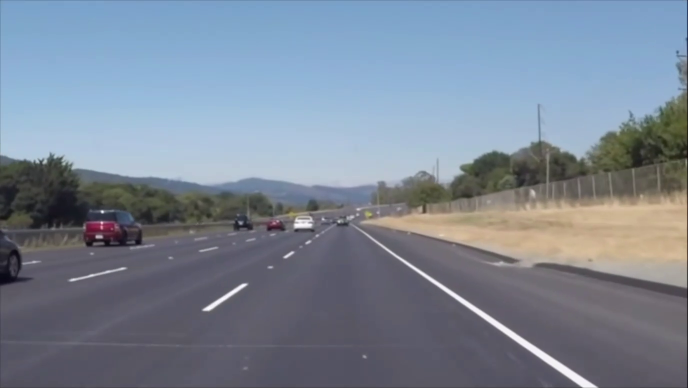
#> input picture frame 18 of Inputs/Roadline.mp4, 1376 x 776 px (shown at 1/2 size)
$ python 'Roadline detection with steering advice.py'
#> lines starting #> are read from the running program, lines starting #| are printed output that depends on the picture; after the words box and inside, x2 and y2 are one past the last pixel; in counts of white or black regions, pixels touching at a corner belong together
#> further down, frame is the input picture: shape (776, 1376, 3); mean B, G, R 149.1, 134, 123
import cv2 as cv
import numpy as np

# This function to get the Region of interests for every frame
def ROI(img, vertices):

    mask = np.zeros_like(img)
    cv.fillPoly(mask, vertices, True, 100)
    maskedImg = cv.bitwise_and(img, mask)

    return maskedImg

# This function to draw detected line and get steering advice
def Draw_line(img, lines):

    img = np.copy(img)
    blank = np.zeros((img.shape[0], img.shape[1], 3), dtype=np.uint8)
    for line in lines:
        for x, y, w, h in line:
            cv.line(blank, (x, y), (w, h), (0, 0, 255), 10)

            # Here to get start and end points in lanes to make a steering advice
            top_right = int(lines[0][0][0])
            top_left = int(lines[0][0][1])
            bot = int(lines[0][0][3])
            mid = int((top_right + top_left) / 2)
            cv.line(blank, (mid, top_left), (mid, bot), (0, 255, 0), 2)
            right = np.abs(mid - top_right)
            left = np.abs(mid - top_left)
            if (right and left) < 160: # 160 is a Random variable
                continue
            elif right > left and right > 160:
                cv.line(blank, (mid, top_left), (top_left, top_left), (255,255,255), 4)
                cv.putText(blank, "Turn Left",  (mid - 30, top_left - 30), cv.FONT_HERSHEY_COMPLEX, 1.1, (0,255,0), 3)
            else:
                cv.line(blank, (mid, top_left), (top_right, top_left), (255, 255, 255), 4)
                cv.putText(blank, "Turn Right", (mid - 30, top_left - 30), cv.FONT_HERSHEY_COMPLEX, 1.1, (0, 255, 0), 3)

    # Here to add blank img to the original img
    img = cv.addWeighted(img, 0.8, blank, 1, 0)

    return img

# This function to preprocess every frame in video
def Img_process(frame):

    height = frame.shape[0]
#> height = 776
    width = frame.shape[1]
#> width = 1376
    vertices = [
        (0 , height),
        (900, 500), # These are the best height and width variables after many attempts in this video
        (width, height)
    ]
#> vertices = [(0, 776), (900, 500), (1376, 776)]
    gray = cv.cvtColor(frame, cv.COLOR_BGR2GRAY)
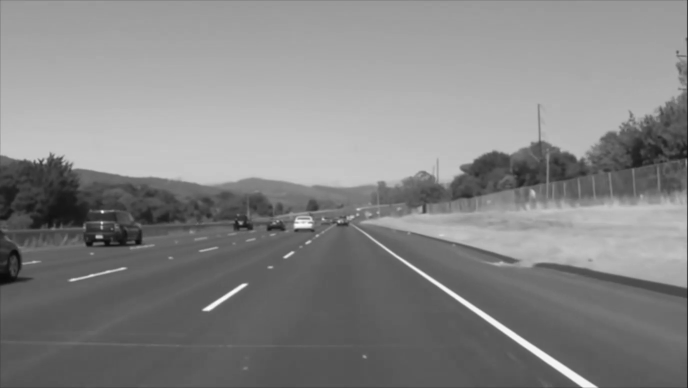
#> gray: shape (776, 1376) (shown at 1/2 size); min 0, max 254, mean 132.4
    blur = cv.GaussianBlur(gray, (7,7), 2)
    canny = cv.Canny(blur, 100, 200)
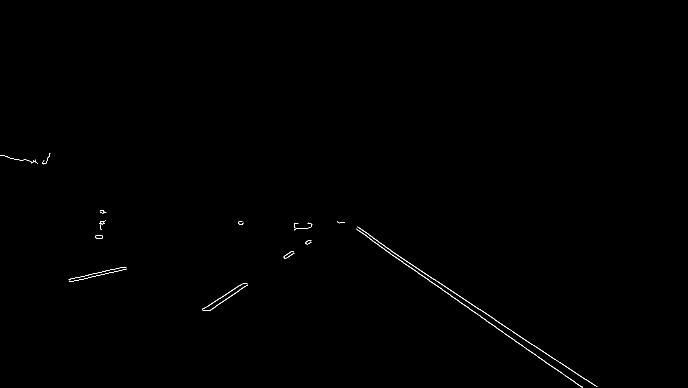
#> canny: shape (776, 1376) (shown at 1/2 size); 0.24% white in thin lines or dots, all inside (x1, y1, x2, y2) = (0, 306, 1195, 776)
    dilate = cv.dilate(canny, np.ones((7,7)))
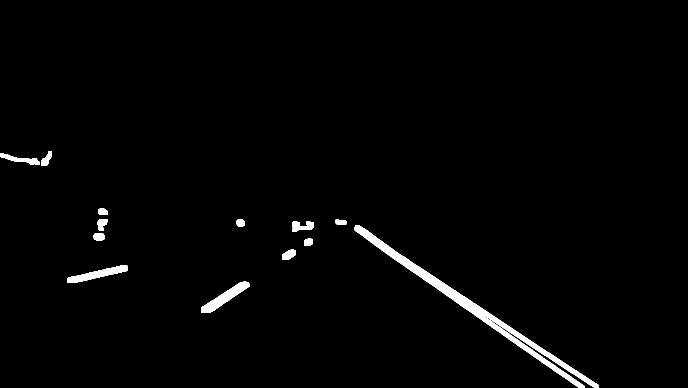
#> dilate: shape (776, 1376) (shown at 1/2 size); 1.6% white; 13 white regions, largest, box (x1, y1, x2, y2) and area: (709, 450, 1198, 776) 10177, (402, 563, 499, 625) 1886, (134, 531, 256, 566) 1643
    cropped = ROI(dilate, np.array([vertices], np.int32))
#> in ROI, `cv.fillPoly(mask, vertices, True, 100)`:
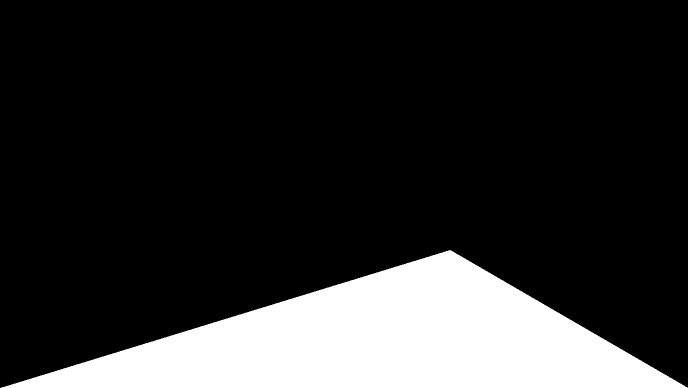
#> mask: shape (776, 1376) (shown at 1/2 size); values 0 (black) and 1 (white), 17.8% white; 1 white region, box (x1, y1, x2, y2) and area: (2, 500, 1376, 776) 189857
#> in ROI, `maskedImg = cv.bitwise_and(img, mask)`:
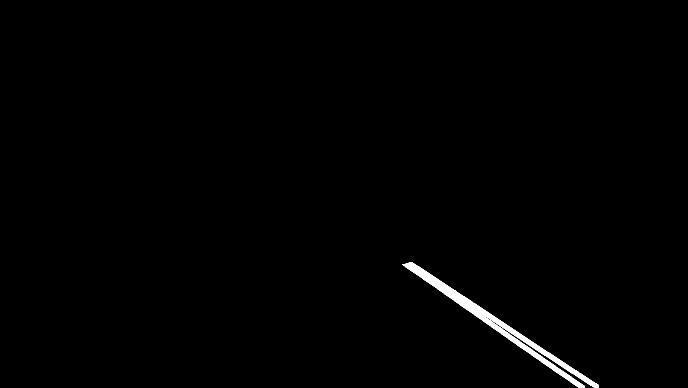
#> maskedImg: shape (776, 1376) (shown at 1/2 size); values 0 (black) and 1 (white), 0.78% white; 1 white region, box (x1, y1, x2, y2) and area: (804, 524, 1198, 776) 8281
    lines = cv.HoughLinesP(
        cropped,
        rho= 1,
        theta= np.pi/180,
        threshold= 15,
        lines=np.array([]),
        minLineLength=30,
        maxLineGap=40
    )
#> lines = 28 rows, first 6: [806, 529, 1168, 773], [809, 528, 1110, 731], [822, 524, 1194, 775], [846, 558, 1167, 775], [820, 525, 1191, 775], [808, 528, 1167, 770]
    draw = Draw_line(frame, lines)
#> the loop in Draw_line, `for line in lines:` made 28 passes
#> line on passes 1 to 12: [[806, 529, 1168, 773]], [[809, 528, 1110, 731]], [[822, 524, 1194, 775]], [[846, 558, 1167, 775]], [[820, 525, 1191, 775]], [[808, 528, 1167, 770]], [[889, 588, 1166, 775]], [[817, 525, 1187, 774]], [[862, 549, 1197, 774]], [[815, 526, 1105, 721]], [[804, 529, 1168, 774]], [[811, 528, 1048, 688]]
#> in Draw_line, `img = cv.addWeighted(img, 0.8, blank, 1, 0)`:
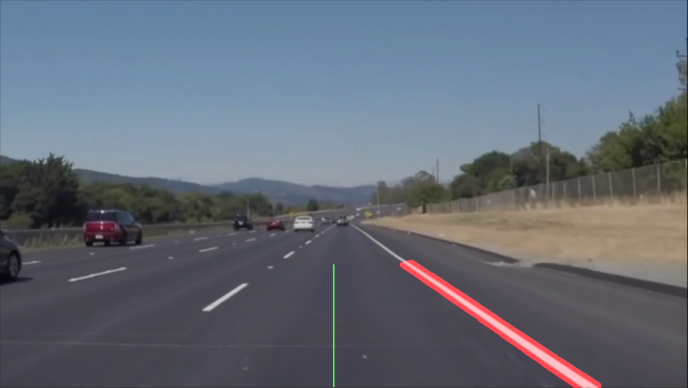
#> img: shape (776, 1376, 3) (shown at 1/2 size); mean B, G, R 119.3, 107.3, 100.2
    return draw

cap = cv.VideoCapture("Roadline.mp4")

while True:

    _, frame = cap.read()
    frame = Img_process(frame)
    frame = cv.resize(frame, (640,400))
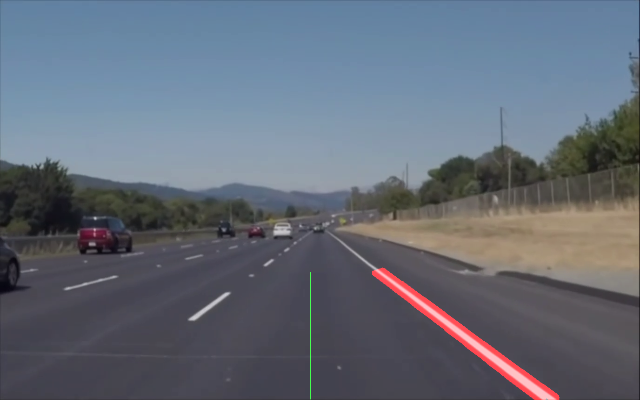
#> frame: shape (400, 640, 3); mean B, G, R 119.2, 107.3, 100.1
    cv.imshow("Frame", frame)
    if cv.waitKey(50) & 0xff == ord("q"):
#> (key q is pressed here)
        break

cap.release()
cv.destroyAllWindows()

$ run again, starting later in the video
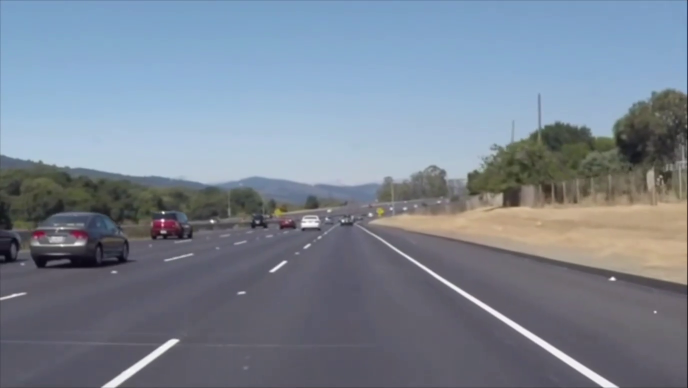
#> input picture frame 82 of Inputs/Roadline.mp4, 1376 x 776 px (shown at 1/2 size)
#> frame is the input picture: shape (776, 1376, 3); mean B, G, R 146.4, 132.4, 121.8
#> in Img_process, `canny = cv.Canny(blur, 100, 200)`:
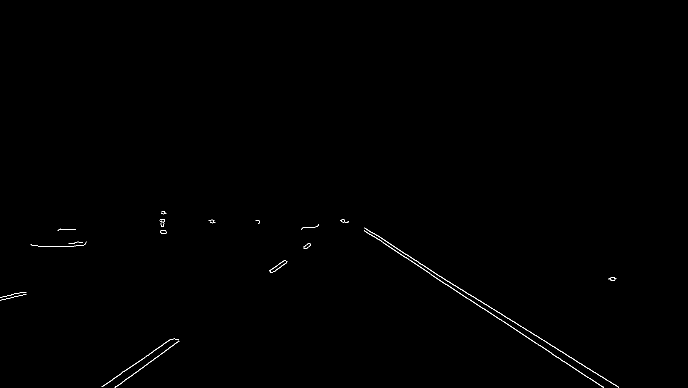
#> canny: shape (776, 1376) (shown at 1/2 size); 0.26% white in thin lines or dots, all inside (x1, y1, x2, y2) = (0, 422, 1237, 776)
#> dilate: shape (776, 1376); 1.8% white; 14 white regions, largest, box (x1, y1, x2, y2) and area: (725, 452, 1240, 776) 10487, (200, 674, 362, 776) 3335, (58, 480, 176, 497) 1140
#> mask: shape (776, 1376); values 0 (black) and 1 (white), 17.8% white; 1 white region, box (x1, y1, x2, y2) and area: (2, 500, 1376, 776) 189857
#> maskedImg: shape (776, 1376); values 0 (black) and 1 (white), 1.1% white; 2 white regions, box (x1, y1, x2, y2) and area: (819, 519, 1240, 776) 8661, (200, 674, 362, 776) 3335
#> lines = 53 rows, first 6: [827, 522, 1210, 771], [821, 524, 1208, 775], [836, 520, 1239, 772], [826, 523, 1210, 772], [831, 521, 1239, 775], [831, 522, 1237, 775]
#> the loop in Draw_line, `for line in lines:` made 53 passes
#> `frame = cv.resize(frame, (640,400))`:
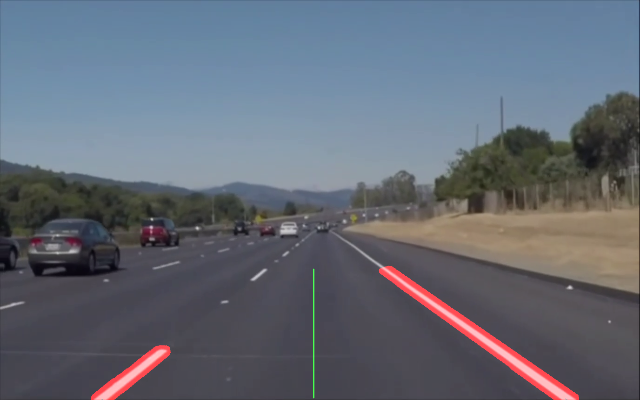
#> frame: shape (400, 640, 3); mean B, G, R 117, 106, 100

$ run again, starting later in the video
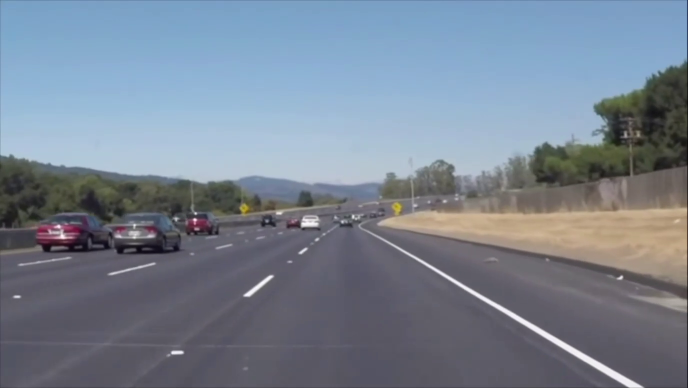
#> input picture frame 146 of Inputs/Roadline.mp4, 1376 x 776 px (shown at 1/2 size)
#> frame is the input picture: shape (776, 1376, 3); mean B, G, R 145.6, 131.1, 120.4
#> in Img_process, `canny = cv.Canny(blur, 100, 200)`:
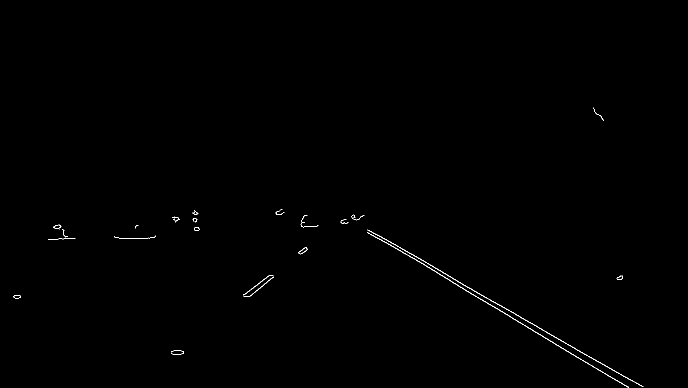
#> canny: shape (776, 1376) (shown at 1/2 size); 0.25% white in thin lines or dots, all inside (x1, y1, x2, y2) = (26, 215, 1287, 776)
#> dilate: shape (776, 1376); 1.7% white; 17 white regions, largest, box (x1, y1, x2, y2) and area: (731, 456, 1290, 776) 10947, (483, 547, 551, 597) 1334, (93, 446, 154, 482) 930
#> mask: shape (776, 1376); values 0 (black) and 1 (white), 17.8% white; 1 white region, box (x1, y1, x2, y2) and area: (2, 500, 1376, 776) 189857
#> maskedImg: shape (776, 1376); values 0 (black) and 1 (white), 0.9% white; 2 white regions, box (x1, y1, x2, y2) and area: (827, 517, 1290, 776) 9163, (339, 698, 371, 712) 423
#> lines = 34 rows, first 6: [844, 518, 1256, 775], [850, 518, 1274, 772], [847, 517, 1254, 761], [840, 519, 1251, 775], [837, 520, 1219, 758], [845, 517, 1259, 775]
#> the loop in Draw_line, `for line in lines:` made 34 passes
#> `frame = cv.resize(frame, (640,400))`:
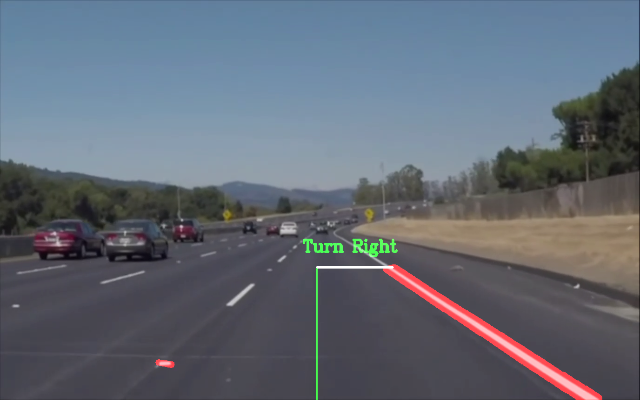
#> frame: shape (400, 640, 3); mean B, G, R 116.5, 105.6, 98.4
